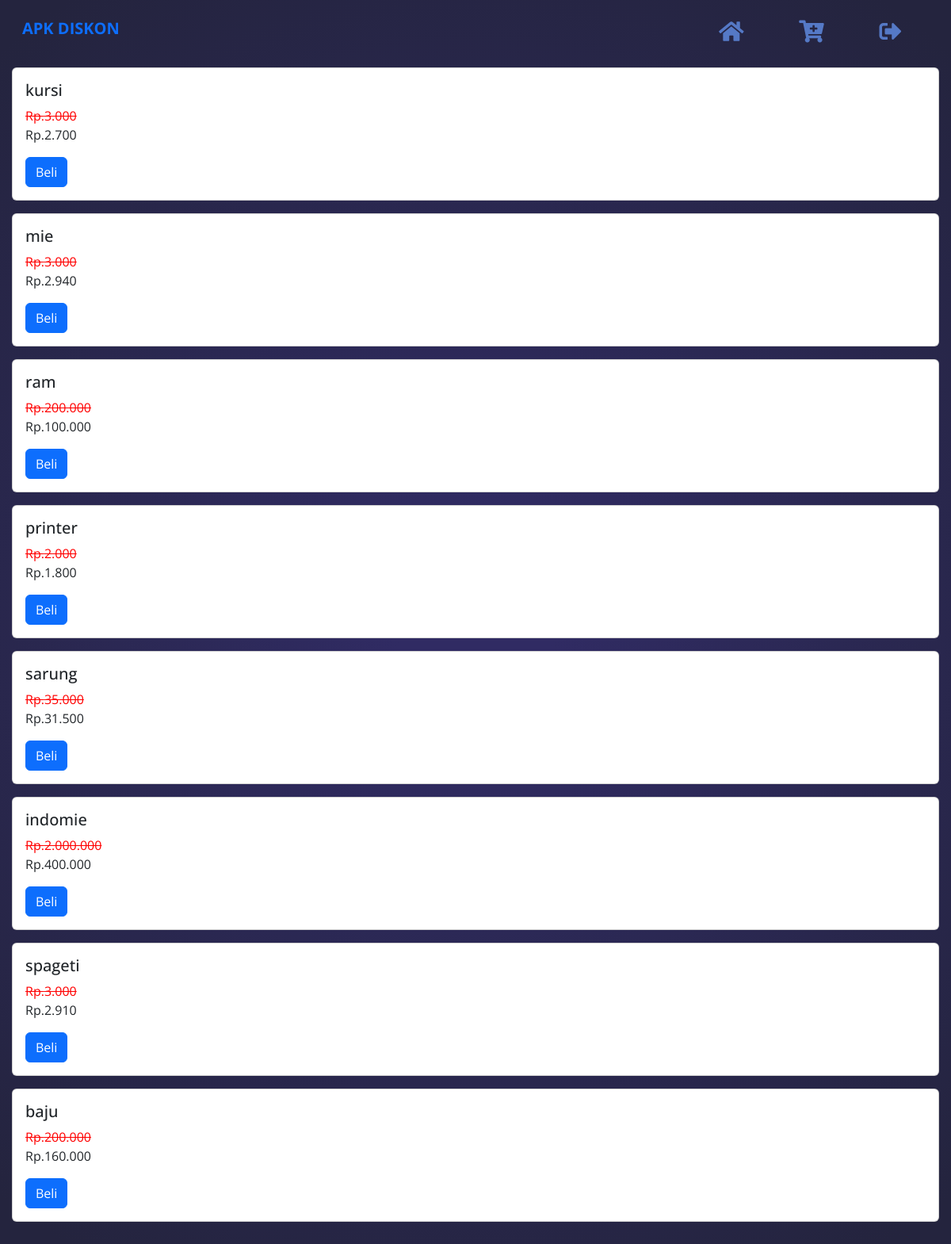
Page /dikaa/htdocs/index.php on the committed database.
### tables this page shows
CREATE TABLE `barang` (
  `IdBarang` int(11) NOT NULL,
  `NamaBarang` varchar(50) DEFAULT NULL,
  `Harga` varchar(50) DEFAULT NULL,
  `Besarandiskon` decimal(10,2) DEFAULT NULL
);

### dikaa/htdocs/controllers/barang.php (called while the page is built, shortened)
<?php
include_once __DIR__ . '/../models/barang.php';
$barang = new Barang();
try {
    if (!empty($_GET['aksi'])) {
        if ($_GET['aksi'] == 'tambah' && isset($_POST['tambah'])) {
            $NamaBarang = $_POST['NamaBarang'];
            $Harga = $_POST['Harga'];
            $Besarandiskon = $_POST['Besarandiskon'];
            $barang->TambahBarang($NamaBarang, $Harga, $Besarandiskon);
        } elseif ($_GET['aksi'] == 'hapus') {
            $id = $_GET['IdBarang'];
            $hapus = $barang->Hapus($id);
            if ($hapus) {
                header("Location: ../views/barang.php");
            } else {
                echo "<script>alert('Data Gagal Dihapus');window.location='../views/barang.php'</script>";
            }
        } elseif ($_GET['aksi'] == 'edit' && isset($_POST['edit'])) {
            $id = $_POST['IdBarang'];
            $NamaBarang = $_POST['NamaBarang'];
            $Harga = $_POST['Harga'];
            $Besarandiskon = $_POST['Besarandiskon'];
             $barang->Edit($id, $NamaBarang, $Harga, $Besarandiskon);
        }
    } else {
        $barangs = $barang->TampilData();
    }
} catch (Exception $e) {
    echo "Error: " . $e->getMessage();
}

### dikaa/htdocs/controllers/conn.php (called while the page is built, shortened)
<?php
class database
{
	private $host = "sql312.infinityfree.com";
	private $uname = "if0_38722550";
	private $pass = "lan91w09RJD8f";
	private $db = "if0_38722550_diskon";
	function __construct()
	{
		$this->koneksi = mysqli_connect($this->host, $this->uname, $this->pass);
		mysqli_select_db($this->koneksi, $this->db);
		if ($this->koneksi) {
			return $this->koneksi;
		} else {
			echo "Koneksi database mysql dan php GAGAL !";
		}
	}
}

### dikaa/htdocs/models/barang.php (called while the page is built, shortened)
<?php
include_once __DIR__ . '/../controllers/conn.php';
class Barang {
    public function TampilData(){
        $conn = new database();
		$data = mysqli_query($conn->koneksi, "SELECT * FROM barang ORDER BY IdBarang desc ");
        $hasil = [];
		while ($d = mysqli_fetch_object($data)) {
			$hasil[] = $d;
		}
		return $hasil;
    }
}

### dikaa/htdocs/index.php (the view, shortened to what this page needs)
<?php
include_once 'views/layouts/header.php';
include_once 'controllers/barang.php';
?>
<main>
<?php if (empty($barangs)) {
    echo "<h2>Tidak Ada Barang</h2>";
} else { ?>
    <?php foreach ($barangs as $x):  ?>
        <?php
            $harga = $x->Harga;
            $diskon = isset($x->Besarandiskon) ? $x->Besarandiskon : 0;
            $jumlahDiskon = ($diskon > 0) ? ($harga * $diskon) / 100 : 0;
            $hargaSetelahDiskon = $harga - $jumlahDiskon;
        ?>
        <div class="card mb-3">
            <div class="card-body">
                <h5 class="card-title"><?= htmlspecialchars($x->NamaBarang) ?></h5>
                <p>
                    <?php if ($diskon > 0) : ?>
                        <span style="text-decoration: line-through; color: red;">
                            Rp.<?= number_format($harga, 0, ',', '.') ?>
                        </span>
                        <br>
                        <span>Rp.<?= number_format($hargaSetelahDiskon, 0, ',', '.') ?></span>
                    <?php else : ?>
                        Rp.<?= number_format($harga, 0, ',', '.') ?>
                    <?php endif; ?>
                </p>
                <a href="#" class="btn btn-primary"
                  data-bs-toggle="modal"
                  data-bs-target="#BeliModal"
                  data-id="<?= $x->IdBarang ?>"
                  data-nama="<?= $x->NamaBarang ?>"
                  data-harga="<?= ($diskon > 0) ? $hargaSetelahDiskon : $harga ?>"
                  data-user="<?= $_SESSION['data']['IdUser'] ?>">
                  Beli
                </a>
        </div>
      </div>
    <?php endforeach; ?>
  <?php } ?>
</main>
</html>

### dikaa/htdocs/views/layouts/header.php (shortened to what this page needs)
<!DOCTYPE html>
<html lang="en">
<head>
    <link href="https://cdn.jsdelivr.net/npm/bootstrap@5.3.3/dist/css/bootstrap.min.css" rel="stylesheet">
    <link rel="stylesheet" href="https://use.fontawesome.com/releases/v5.6.3/css/all.css">
    <link rel="stylesheet" href="../../assets/css/style.css">
</head>
<body>
  <nav class="navbar navbar-expand-lg fixed-top text-dark p-3">
    <div class="container-fluid">
    <h6 class="navbar-brand fw-bolder text-primary"  href="#">APK DISKON</h6>
        <div class="navbar-nav ms-auto">
          <div class="button-container">
          <a href="../../index.php" class="fs-3">
          <i class="fas fa-home"></i>
          </a>
          <a href="../../views/cart.php" class="fs-3">
          <i class="fas fa-cart-plus"></i>
          </a>
          <a href="../../controllers/user.php?aksi=logout" onclick="return confirm('Yakin ingin keluar dari aplikasi?')" class="fs-3">
          <i class="fas fa-sign-out-alt"></i>
          </a>
          </div>
        </div>
    </div>
</nav>
</body>
</html>

### dikaa/htdocs/assets/css/style.css (style rules this page uses)
* { margin: 0; padding: 0; font-family: "Open Sans", sans-serif; }
body { background: #0f0c29; background: radial-gradient(circle, #302b63 10%, #24243e 95%); }
main { margin-top: 70px; padding: 15px; }
nav { top: 0; left: 0; right: 0; height: 80px; display: flex; align-items: center; padding: 40px 100px; z-index: 100000; transition: 0.6s; }
.navbar-nav a { text-decoration: none; display: flex; margin: 10px; padding: 6px 15px; color: #5579c6; font-weight: 600; }
.button-container { display: flex; width: 300px; height: 70px; align-items: center; justify-content: space-around; }

### rows in the picture
barang: NamaBarang "kursi", Harga "3.000", hargaSetelahDiskon "2.700"
barang: NamaBarang "mie", Harga "3.000", hargaSetelahDiskon "2.940"
barang: NamaBarang "ram", Harga "200.000", hargaSetelahDiskon "100.000"
barang: NamaBarang "printer", Harga "2.000", hargaSetelahDiskon "1.800"
barang: NamaBarang "sarung", Harga "35.000", hargaSetelahDiskon "31.500"
barang: NamaBarang "indomie", Harga "2.000.000", hargaSetelahDiskon "400.000"
barang: NamaBarang "spageti", Harga "3.000", hargaSetelahDiskon "2.910"
barang: NamaBarang "baju", Harga "200.000", hargaSetelahDiskon "160.000"
